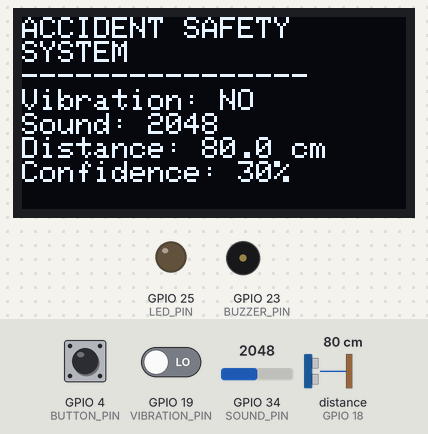
This sketch was run on a simulated ESP32. On the bench: 128×64 one-colour display, output pins drawn as LEDs (lit = HIGH), buzzer (waves = sounding, pin HIGH). Wiring (inferred from the names in the program): ultrasonic range finder: trigger GPIO 5; echo GPIO 18. The inputs (shaded band) are chosen by the test bench; at power-on: distance to the obstacle (sensor on GPIO 18) 80 cm, GPIO 4 (BUTTON_PIN) HIGH, GPIO 19 (VIBRATION_PIN) LOW, GPIO 34 (SOUND_PIN) = 2048. The echo pulse lasts 58.3 µs per cm; the modem accepts every AT command (registered, SIM ready, sends succeed) and sends nothing else; pins used as bus, display or sensor lines are not drawn; what the sketch prints to the serial monitor is not drawn.

Above: at 4.5 s.
4.6 s: distance to the obstacle (sensor on GPIO 18) set to 22 cm
At 5.1 s:
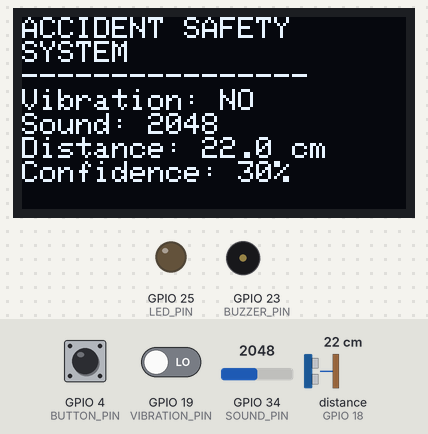
6.1 s: distance to the obstacle (sensor on GPIO 18) set to 18 cm
At 7.8 s:
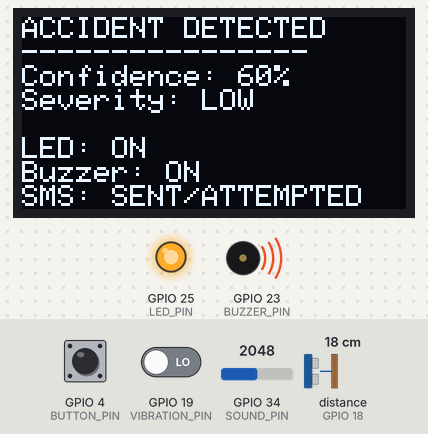
8.1 s: GPIO 4 (BUTTON_PIN) pulled LOW for 0.15 s
At 8.6 s:
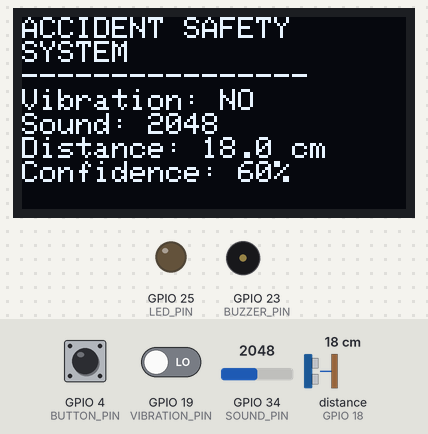
11.2 s: GPIO 4 (BUTTON_PIN) pulled LOW for 3.2 s
At 11.7 s:
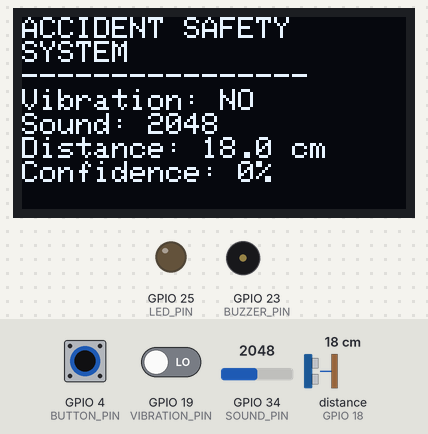
Timing chart, 0 to 16.4 s (numbered marks = the images above; inputs shaded):
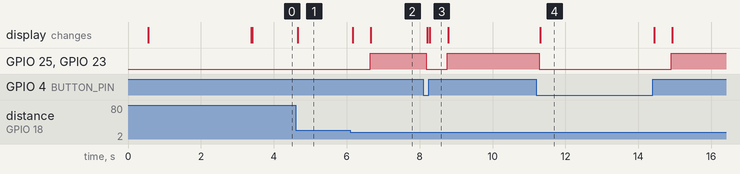

Measured:
- the behaviour switches between 21 and 20 cm on distance to the obstacle (sensor on GPIO 18) (found by bisection; images 1 and 2)
- after the input at 4.6 s, the display: changes after 0.06 s (image 1)
- after the input at 6.1 s, GPIO 25 (LED_PIN), GPIO 23 (BUZZER_PIN): LOW → HIGH after 0.54 s; the display: first changes after 0.06 s (image 2 shows a later state)
- after the input at 8.1 s, GPIO 25 (LED_PIN), GPIO 23 (BUZZER_PIN): HIGH → LOW after 0.08 s, → HIGH 0.57 s later; the display: first changes after 0.11 s (image 3 shows a later state)
- after the input at 11.2 s, GPIO 25 (LED_PIN), GPIO 23 (BUZZER_PIN): HIGH → LOW after 0.08 s, → HIGH 3.6 s later; the display: changes after 0.11 s (image 4)
- what the display in image 3 shows lasts 0.5 s, from 8.3 s to 8.8 s

The sketch:

accident_detection_esp32.ino
```cpp
#include <Wire.h>
#include <Adafruit_GFX.h>
#include <Adafruit_SSD1306.h>

// ============================================================
// MULTISENSOR ACCIDENT DETECTION + GSM ALERT
// ESP32 DevKit V1
//
// Hardware used:
// SW-420 vibration sensor  -> GPIO 19
// KY-038 sound sensor AO   -> GPIO 34
// HC-SR04 TRIG             -> GPIO 5
// HC-SR04 ECHO             -> GPIO 18 THROUGH 1k/2k divider
// OLED SDA                 -> GPIO 21
// OLED SCL                 -> GPIO 22
// LED                      -> GPIO 25 THROUGH 220 ohm
// Buzzer                   -> GPIO 23
// Push Button              -> GPIO 4 to GND (INPUT_PULLUP)
// SIM800L TX               -> ESP32 GPIO 16
// SIM800L RX               -> ESP32 GPIO 17
//
// Serial monitor / Python interface:
// 'R' = reset accident state
// 'D' = run a controlled demo accident event
// 'S' = print current status
// ============================================================

// ---------------- PIN DEFINITIONS ----------------
const int VIBRATION_PIN = 19;
const int SOUND_PIN     = 34;
const int TRIG_PIN      = 5;
const int ECHO_PIN      = 18;

const int OLED_SDA      = 21;
const int OLED_SCL      = 22;

const int LED_PIN       = 25;
const int BUZZER_PIN    = 23;
const int BUTTON_PIN    = 4;

const int SIM800_RX     = 16;  // ESP32 receives from SIM800L TX
const int SIM800_TX     = 17;  // ESP32 sends to SIM800L RX

// ---------------- OLED ----------------
#define SCREEN_WIDTH 128
#define SCREEN_HEIGHT 64
#define OLED_RESET -1
#define OLED_ADDRESS 0x3C

Adafruit_SSD1306 display(SCREEN_WIDTH, SCREEN_HEIGHT, &Wire, OLED_RESET);

// ---------------- GSM ----------------
HardwareSerial sim800(1);

// CHANGE THIS TO YOUR REAL EMERGENCY NUMBER
const char PHONE_NUMBER[] = "+91XXXXXXXXXX";

// Fixed-location prototype information
const char LOCATION_ID[] = "RS-01";
const char LOCATION_NAME[] = "College Main Gate";

// ---------------- THRESHOLDS ----------------
// These are PROTOTYPE values and should be calibrated.
const int SOUND_THRESHOLD = 1800;
const float PROXIMITY_THRESHOLD_CM = 20.0;

// Confidence weights
const int VIBRATION_WEIGHT = 40;
const int SOUND_WEIGHT     = 30;
const int PROXIMITY_WEIGHT = 30;

// Accident is confirmed only when confidence >= this value
const int ACCIDENT_THRESHOLD = 60;

// Number of consecutive qualifying readings required
const int REQUIRED_CONSECUTIVE = 3;

// IMPORTANT:
// Most SW-420 modules used in common ESP32 kits go HIGH when vibration
// is detected. If your Serial Monitor shows the opposite, change HIGH to LOW.
const int VIBRATION_ACTIVE_STATE = HIGH;

// Sensor reading interval
const unsigned long SENSOR_INTERVAL_MS = 250;

// Button debounce
const unsigned long BUTTON_DEBOUNCE_MS = 50;

// ---------------- STATE ----------------
bool accidentConfirmed = false;
bool alertSent = false;
bool demoEvent = false;

int consecutiveHits = 0;

int vibrationState = LOW;
int soundValue = 0;
float distanceCm = -1.0;
int confidence = 0;

String severity = "NONE";
String systemState = "MONITORING";

unsigned long lastSensorRead = 0;
unsigned long lastButtonChange = 0;
bool lastButtonState = HIGH;

// ---------------- FUNCTION DECLARATIONS ----------------
float readDistanceCm();
int calculateConfidence(bool vibrationDetected, bool soundDetected, bool proximityDetected);
String calculateSeverity(int score);

void updateOLED();
void activateLocalAlert();
void clearLocalAlert();

bool sendSMS(const String &message);
bool waitForSIM800(const String &expected, unsigned long timeoutMs);
void initializeSIM800();

void confirmAccident(bool fromDemo);
void resetAccident();
void printLiveData();
void processSerialCommand();

// ---------------- SETUP ----------------
void setup() {
  Serial.begin(115200);
  delay(500);

  pinMode(VIBRATION_PIN, INPUT);
  pinMode(SOUND_PIN, INPUT);
  pinMode(TRIG_PIN, OUTPUT);
  pinMode(ECHO_PIN, INPUT);

  pinMode(LED_PIN, OUTPUT);
  pinMode(BUZZER_PIN, OUTPUT);

  pinMode(BUTTON_PIN, INPUT_PULLUP);

  digitalWrite(TRIG_PIN, LOW);
  digitalWrite(LED_PIN, LOW);
  digitalWrite(BUZZER_PIN, LOW);

  // OLED
  Wire.begin(OLED_SDA, OLED_SCL);

  if (!display.begin(SSD1306_SWITCHCAPVCC, OLED_ADDRESS)) {
    Serial.println("ERROR|OLED_INIT_FAILED");
  } else {
    display.clearDisplay();
    display.setTextColor(SSD1306_WHITE);
    display.setTextSize(1);
    display.setCursor(0, 0);
    display.println("ACCIDENT SAFETY");
    display.println("SYSTEM");
    display.println();
    display.println("Initializing...");
    display.display();
  }

  // SIM800L
  sim800.begin(9600, SERIAL_8N1, SIM800_RX, SIM800_TX);
  delay(1000);
  initializeSIM800();

  updateOLED();

  Serial.println("READY|ACCIDENT_SYSTEM");
  Serial.println("INFO|Commands: R=Reset, D=Demo Alert, S=Status");
}

// ---------------- MAIN LOOP ----------------
void loop() {
  processSerialCommand();

  // Push-button reset
  bool currentButtonState = digitalRead(BUTTON_PIN);

  if (currentButtonState != lastButtonState) {
    lastButtonChange = millis();
    lastButtonState = currentButtonState;
  }

  if ((millis() - lastButtonChange) > BUTTON_DEBOUNCE_MS) {
    if (currentButtonState == LOW) {
      // Wait for release so one press causes one reset
      delay(20);
      resetAccident();

      while (digitalRead(BUTTON_PIN) == LOW) {
        delay(5);
      }
    }
  }

  // Do not overwrite a confirmed accident until reset
  if (accidentConfirmed) {
    delay(10);
    return;
  }

  if (millis() - lastSensorRead >= SENSOR_INTERVAL_MS) {
    lastSensorRead = millis();

    vibrationState = digitalRead(VIBRATION_PIN);
    soundValue = analogRead(SOUND_PIN);
    distanceCm = readDistanceCm();

    bool vibrationDetected = (vibrationState == VIBRATION_ACTIVE_STATE);
    bool soundDetected = (soundValue >= SOUND_THRESHOLD);
    bool proximityDetected =
        (distanceCm > 0 && distanceCm <= PROXIMITY_THRESHOLD_CM);

    confidence = calculateConfidence(
        vibrationDetected,
        soundDetected,
        proximityDetected
    );

    if (confidence >= ACCIDENT_THRESHOLD) {
      consecutiveHits++;
    } else {
      consecutiveHits = 0;
    }

    systemState = "MONITORING";
    severity = "NONE";

    if (consecutiveHits >= REQUIRED_CONSECUTIVE) {
      confirmAccident(false);
    }

    updateOLED();
    printLiveData();
  }
}

// ---------------- SENSOR FUNCTIONS ----------------
float readDistanceCm() {
  digitalWrite(TRIG_PIN, LOW);
  delayMicroseconds(2);

  digitalWrite(TRIG_PIN, HIGH);
  delayMicroseconds(10);
  digitalWrite(TRIG_PIN, LOW);

  // 30 ms timeout prevents the loop from getting stuck
  unsigned long duration = pulseIn(ECHO_PIN, HIGH, 30000UL);

  if (duration == 0) {
    return -1.0;
  }

  float distance = (duration * 0.0343) / 2.0;

  // Ignore clearly invalid values
  if (distance < 2.0 || distance > 400.0) {
    return -1.0;
  }

  return distance;
}

int calculateConfidence(bool vibrationDetected,
                        bool soundDetected,
                        bool proximityDetected) {
  int score = 0;

  if (vibrationDetected) {
    score += VIBRATION_WEIGHT;
  }

  if (soundDetected) {
    score += SOUND_WEIGHT;
  }

  if (proximityDetected) {
    score += PROXIMITY_WEIGHT;
  }

  return score;
}

String calculateSeverity(int score) {
  // Prototype thresholds
  if (score >= 90) {
    return "HIGH";
  } else if (score >= 75) {
    return "MEDIUM";
  } else if (score >= 60) {
    return "LOW";
  }

  return "NONE";
}

// ---------------- ACCIDENT HANDLING ----------------
void confirmAccident(bool fromDemo) {
  accidentConfirmed = true;
  demoEvent = fromDemo;
  systemState = fromDemo ? "DEMO ALERT" : "ACCIDENT";

  if (fromDemo) {
    confidence = 100;
    severity = "HIGH";
  } else {
    severity = calculateSeverity(confidence);
  }

  activateLocalAlert();
  updateOLED();
  printLiveData();

  Serial.println("EVENT|ACCIDENT_CONFIRMED");
  Serial.print("EVENT|SOURCE|");
  Serial.println(fromDemo ? "DEMO" : "SENSORS");

  if (!alertSent) {
    String sms =
        "ACCIDENT ALERT!\n"
        "Severity: " + severity +
        "\nConfidence: " + String(confidence) + "%" +
        "\nLocation ID: " + String(LOCATION_ID) +
        "\nLocation: " + String(LOCATION_NAME);

    bool sent = sendSMS(sms);

    if (sent) {
      alertSent = true;
      Serial.println("SMS_SENT|1");
    } else {
      Serial.println("SMS_SENT|0");
    }
  }
}

void resetAccident() {
  accidentConfirmed = false;
  alertSent = false;
  demoEvent = false;

  consecutiveHits = 0;
  confidence = 0;
  severity = "NONE";
  systemState = "MONITORING";

  clearLocalAlert();
  updateOLED();

  Serial.println("RESET|SYSTEM_RESET");
}

void activateLocalAlert() {
  digitalWrite(LED_PIN, HIGH);

  // Simple active-buzzer control
  digitalWrite(BUZZER_PIN, HIGH);
}

void clearLocalAlert() {
  digitalWrite(LED_PIN, LOW);
  digitalWrite(BUZZER_PIN, LOW);
}

// ---------------- OLED ----------------
void updateOLED() {
  if (!display.width()) {
    return;
  }

  display.clearDisplay();
  display.setTextColor(SSD1306_WHITE);

  if (!accidentConfirmed) {
    display.setTextSize(1);
    display.setCursor(0, 0);
    display.println("ACCIDENT SAFETY");
    display.println("SYSTEM");
    display.println("----------------");

    display.print("Vibration: ");
    display.println(
      vibrationState == VIBRATION_ACTIVE_STATE ? "YES" : "NO"
    );

    display.print("Sound: ");
    display.println(soundValue);

    display.print("Distance: ");
    if (distanceCm < 0) {
      display.println("--");
    } else {
      display.print(distanceCm, 1);
      display.println(" cm");
    }

    display.print("Confidence: ");
    display.print(confidence);
    display.println("%");

    display.println();
    display.println("MONITORING...");
  } else {
    display.setTextSize(1);
    display.setCursor(0, 0);
    display.println(demoEvent ? "DEMO ALERT" : "ACCIDENT DETECTED");
    display.println("----------------");
    display.print("Confidence: ");
    display.print(confidence);
    display.println("%");

    display.print("Severity: ");
    display.println(severity);

    display.println();
    display.println("LED: ON");
    display.println("Buzzer: ON");
    display.println("SMS: SENT/ATTEMPTED");
  }

  display.display();
}

// ---------------- SERIAL LIVE DATA ----------------
void printLiveData() {
  // Fixed CSV format for the Python interface:
  // LIVE,vibration,sound,distance,confidence,state,severity,alertSent

  Serial.print("LIVE,");
  Serial.print(vibrationState == VIBRATION_ACTIVE_STATE ? 1 : 0);
  Serial.print(",");
  Serial.print(soundValue);
  Serial.print(",");
  Serial.print(distanceCm, 1);
  Serial.print(",");
  Serial.print(confidence);
  Serial.print(",");
  Serial.print(systemState);
  Serial.print(",");
  Serial.print(severity);
  Serial.print(",");
  Serial.println(alertSent ? 1 : 0);
}

// ---------------- GSM ----------------
void initializeSIM800() {
  Serial.println("GSM|INITIALIZING");

  sim800.println("AT");
  delay(500);

  sim800.println("ATE0");
  delay(300);

  sim800.println("AT+CMGF=1");
  delay(500);

  sim800.println("AT+CSCS=\"GSM\"");
  delay(500);

  Serial.println("GSM|READY");
}

bool waitForSIM800(const String &expected, unsigned long timeoutMs) {
  unsigned long start = millis();
  String response = "";

  while (millis() - start < timeoutMs) {
    while (sim800.available()) {
      char c = sim800.read();
      response += c;

      if (response.indexOf(expected) >= 0) {
        return true;
      }

      if (response.indexOf("ERROR") >= 0) {
        return false;
      }
    }
  }

  return false;
}

bool sendSMS(const String &message) {
  // Safety check: do not try to use an unconfigured number.
  if (String(PHONE_NUMBER).indexOf("XXXXXXXXXX") >= 0) {
    Serial.println("GSM|PHONE_NUMBER_NOT_SET");
    return false;
  }

  Serial.println("GSM|SENDING_SMS");

  // Clear old responses
  while (sim800.available()) {
    sim800.read();
  }

  sim800.println("AT");
  if (!waitForSIM800("OK", 3000)) {
    Serial.println("GSM|NO_AT_RESPONSE");
    return false;
  }

  sim800.println("AT+CMGF=1");
  if (!waitForSIM800("OK", 3000)) {
    Serial.println("GSM|CMGF_FAILED");
    return false;
  }

  sim800.print("AT+CMGS=\"");
  sim800.print(PHONE_NUMBER);
  sim800.println("\"");

  if (!waitForSIM800(">", 5000)) {
    Serial.println("GSM|NO_PROMPT");
    return false;
  }

  sim800.print(message);
  sim800.write(26);  // Ctrl+Z

  bool sent = waitForSIM800("OK", 15000);

  if (sent) {
    Serial.println("GSM|SMS_OK");
  } else {
    Serial.println("GSM|SMS_FAILED");
  }

  return sent;
}

// ---------------- PYTHON / SERIAL COMMANDS ----------------
void processSerialCommand() {
  while (Serial.available()) {
    char cmd = Serial.read();

    if (cmd == 'R' || cmd == 'r') {
      resetAccident();
    }

    else if (cmd == 'D' || cmd == 'd') {
      // Controlled presentation/demo event.
      // This is clearly marked as DEMO ALERT.
      if (!accidentConfirmed) {
        confirmAccident(true);
      }
    }

    else if (cmd == 'S' || cmd == 's') {
      printLiveData();
      Serial.print("STATUS|Confidence=");
      Serial.print(confidence);
      Serial.print("|Severity=");
      Serial.print(severity);
      Serial.print("|State=");
      Serial.println(systemState);
    }
  }
}
```
